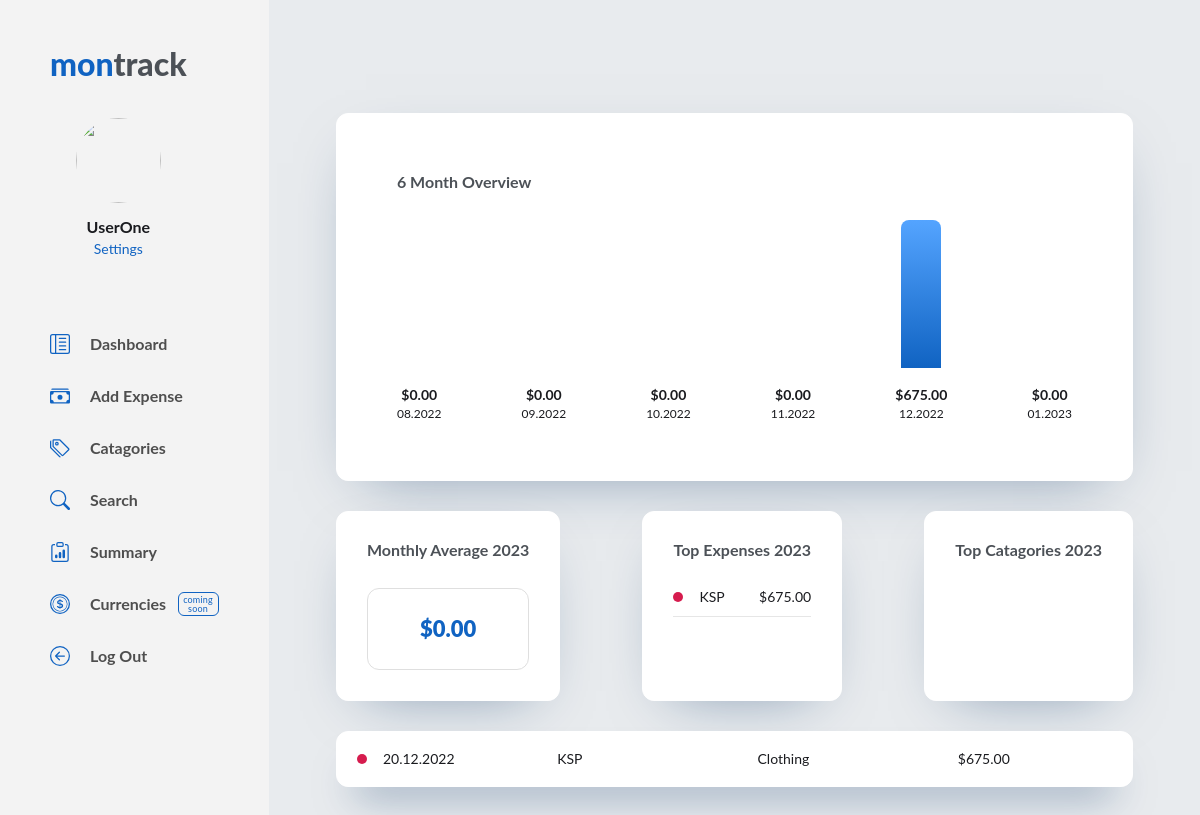
/ (signed in), run on the app's committed database.
### tables this page shows
CREATE TABLE users (
    user_id INTEGER PRIMARY KEY AUTOINCREMENT NOT NULL,
    fname TEXT NOT NULL,
    lname TEXT NOT NULL,
    username TEXT NOT NULL,
    email TEXT NOT NULL,
    hash TEXT NOT NULL
, image TEXT NOT NULL DEFAULT 'https://uploads-ssl.webflow.com/63987bd2db675b2f0fd5a56e/63987bd2db675bb88dd5a5a1_Icon%202.svg');

CREATE TABLE expenses (
    expense_id INTEGER PRIMARY KEY AUTOINCREMENT NOT NULL,
    user_id INTEGER NOT NULL,
    date DATE NOT NULL,
    shop TEXT NOT NULL,
    total NUMERIC NOT NULL,
    currency TEXT NOT NULL,
    category TEXT NOT NULL,
    description TEXT
);

CREATE TABLE categories (
    category_id INTEGER PRIMARY KEY AUTOINCREMENT NOT NULL,
    category TEXT UNIQE NOT NULL,
    color TEXT NOT NULL DEFAULT "#1063c2"
);

CREATE TABLE currencies (
    currency_id INTEGER PRIMARY KEY AUTOINCREMENT NOT NULL,
    country TEXT NOT NULL,
    currency TEXT NOT NULL,
    symbol TEXT NOT NULL
);

### app.py (the view)
@app.route("/")
@login_required
def index():
    user_id = session["user_id"]
    connect = sqlite3.connect("expenses.db")
    cursor = connect.cursor()
    cursor.execute("SELECT username FROM users WHERE user_id = ?", (user_id,))
    username = cursor.fetchone()[0]
    cursor.execute("SELECT image FROM users WHERE user_id = ?", (user_id,))
    userimage = cursor.fetchone()[0]
    year = str(datetime.now().year)
    cursor.execute("SELECT months.month, COALESCE(SUM(expenses.total), 0) AS total_sum, COALESCE(symbol, '$') AS symbol FROM (SELECT strftime('%m.%Y', date('now', 'start of month', '-5 months')) AS month UNION ALL SELECT strftime('%m.%Y', date('now', 'start of month', '-4 months')) UNION ALL SELECT strftime('%m.%Y', date('now', 'start of month', '-3 months')) UNION ALL SELECT strftime('%m.%Y', date('now', 'start of month', '-2 months')) UNION ALL SELECT strftime('%m.%Y', date('now', 'start of month', '-1 months')) UNION ALL SELECT strftime('%m.%Y', date('now', 'start of month')) ) AS months LEFT JOIN (SELECT * FROM expenses JOIN currencies ON expenses.currency = currencies.currency WHERE user_id = ?) expenses ON strftime('%m.%Y', expenses.date) = months.month GROUP BY months.month ORDER BY datetime(months.month, '+1 months')", (user_id,))
    six_months = cursor.fetchall()
    cursor.execute("SELECT COALESCE(SUM(expenses.total), 0) AS total_sum FROM (SELECT strftime('%m.%Y', date('now', 'start of month', '-5 months')) AS month UNION ALL SELECT strftime('%m.%Y', date('now', 'start of month', '-4 months')) UNION ALL SELECT strftime('%m.%Y', date('now', 'start of month', '-3 months')) UNION ALL SELECT strftime('%m.%Y', date('now', 'start of month', '-2 months')) UNION ALL SELECT strftime('%m.%Y', date('now', 'start of month', '-1 months')) UNION ALL SELECT strftime('%m.%Y', date('now', 'start of month')) ) AS months LEFT JOIN (SELECT * FROM expenses JOIN currencies ON expenses.currency = currencies.currency WHERE user_id = ?) expenses ON strftime('%m.%Y', expenses.date) = months.month GROUP BY months.month ORDER BY total_sum DESC LIMIT 1", (user_id,))
    max_month = cursor.fetchone()[0]
    cursor.execute("SELECT expenses.*, strftime('%d.%m.%Y', expenses.date) AS fdate, currencies.symbol, color FROM expenses JOIN currencies ON expenses.currency = currencies.currency JOIN categories ON expenses.category = categories.category WHERE expenses.user_id = ? ORDER BY date DESC LIMIT 5", (user_id,))
    expenses = cursor.fetchall()
    cursor.execute("SELECT shop, total, symbol, color FROM expenses JOIN currencies ON expenses.currency = currencies.currency JOIN categories ON expenses.category = categories.category WHERE user_id = ? ORDER BY total DESC LIMIT 5", (user_id,))
    top_expenses = cursor.fetchall()
    cursor.execute("SELECT user_id, strftime('%Y', date) AS year, SUM(total) AS total_sum, expenses.category, color, currencies.symbol FROM expenses JOIN categories ON expenses.category = categories.category JOIN currencies ON expenses.currency = currencies.currency WHERE user_id = ? AND strftime('%Y', date) = ? GROUP BY expenses.category ORDER BY total_sum DESC LIMIT 4", (user_id, year))
    top_categories = cursor.fetchall()
    cursor.execute("SELECT SUM(total) / (strftime('%m', 'now')) FROM expenses WHERE user_id = ? AND strftime('%Y', date) = ?", (user_id, year))
    monthly_average = None
    if monthly_average:
        monthly_average = cursor.fetchall()[0][0]
    else:
        monthly_average = 0
    print("monthly_average IS: ", end="")
    print(monthly_average)
    return render_template("index.html", username=username, userimage=userimage, year=year, six_months=six_months, max_month=max_month, expenses=expenses, top_expenses=top_expenses, top_categories=top_categories, monthly_average=monthly_average)

### helpers.py (called while the page is built)
def login_required(f):
    @wraps(f)
    def decorated_function(*args, **kwargs):
        if session.get("user_id") is None:
            return redirect("/login")
        return f(*args, **kwargs)
    return decorated_function

### templates/index.html (shortened to what this page needs)
{% extends "layout.html" %}
{% block body %}
<div class="body-center">
  <div class="body-index_top">
    <div class="dashboard_panel panel-shadow">
      <div class="dash_monthly">
        <div class="dash_title-small">6 Month Overview</div>
        <div class="dash_monthly-overview">
          {% for row in six_months %}
          <div class="month-wrapper">
            <div class="dash_monthly-column" value="{{ row[1] }}"></div>
            <div class="dash_monthly-text">
              <div class="dash_monthly-medium bold">{{ row[2] }}{{ "{:,.2f}".format(row[1]) }}</div>
              <div class="dash_monthly-small">{{ row[0] }}</div>
            </div>
          </div>
          {% endfor %}
        </div>
      </div>
    </div>
  </div>
    <div class="body-index_middle">
      <div class="dashboard_panel panel-shadow">
        <div class="dash_info-wrapper">
          <div class="dash_title-small">Monthly Average {{ year }}</div>
          <div class="dash_monthly-avg">
            <div class="monthly-avg_total">${{ "{:,.2f}".format(monthly_average) }}</div>
          </div>
        </div>
      </div>
      <div class="dashboard_panel panel-shadow">
        <div class="dash_info-wrapper">
          <div class="dash_title-small">Top Expenses {{ year }}</div>
          <div class="dash_middle-lists dash_text">
            {% for row in top_expenses %}
            <div class="d_middle-list_item">
              <div class="category-color_wrapper">
                <div class="catagory-color" style="background-color:{{ row[3] }}"></div>
                <div>{{ row[0] }}</div>
              </div>
              <div>{{ row[2] }}{{ "{:,.2f}".format(row[1]) }}</div>
            </div>
            {% endfor %}
          </div>
        </div>
      </div>
      <div class="dashboard_panel panel-shadow">
        <div class="dash_info-wrapper">
          <div class="dash_title-small">Top Catagories {{ year }}</div>
        </div>
      </div>
    </div>
    <div class="body-index_bottom">
      {% for row in expenses %}
        <div class="dashboard_panel bottom_latest panel-shadow_thin">
          <div class="latest-expenses_wrapper">
            <div class="category-color_wrapper">
              <div class="catagory-color" style="background-color:{{ row[10] }}"></div>
              <div id="latest_date" class="dash_text">{{ row[8] }}</div>
            </div>
            <div id="latest_shop" class="dash_text">{{ row[3] }}</div>
            <div id="latest_category" class="dash_text">{{ row[6] }}</div>
            <div id="latest_total" class="dash_text">{{ row[9] }}{{ "{:,.2f}".format(row[4]) }}</div>
          </div>
        </div>
      {% endfor %}
    </div>
  </div>
</div>
{% endblock %}

### templates/layout.html (shortened to what this page needs)
<head>
  <link href="/static/styles.css" rel="stylesheet">
</head>
<body>
  <main class="main-page">
    <div class="side-menu">
      <div class="side-menu_top">
        <a href="/" class="logo-link">mon<span class="logo-link_span">track</span></a>
        <div class="side-menu_user">
          <div class="sm_user-wrapper"><img src="{{ userimage }}" loading="lazy" alt="" class="user_profile-image">
            <div class="user_name">{{ username }}</div>
            <a href="/settings" class="sm_user-link" id="settings">Settings</a>
          </div>
        </div>
      </div>
      <div class="side-menu_links">
        <div class="sm_links-wrapper">
          <a href="/" aria-current="page" class="side-menu_link w-inline-block w--current">
            <div class="menu-svg w-embed"></div>
            <div>Dashboard</div>
          </a>
          <a href="/expenses" class="side-menu_link w-inline-block">
            <div class="menu-svg w-embed"></div>
            <div>Add Expense</div>
          </a>
          <a href="/categories" aria-current="page" class="side-menu_link w-inline-block w--current">
            <div class="menu-svg w-embed"></div>
            <div>Catagories</div>
          </a>
          <a href="/search" aria-current="page" class="side-menu_link w-inline-block w--current">
            <div class="menu-svg w-embed"></div>
            <div>Search</div>
          </a>
          <a href="/summary" aria-current="page" class="side-menu_link w-inline-block w--current">
            <div class="menu-svg w-embed"></div>
            <div>Summary</div>
          </a>
          <div class="sm_link-wrapper">
            <a aria-current="page" class="side-menu_link inactive-link w-inline-block w--current">
              <div class="menu-svg w-embed"></div>
              <div>Currencies</div>
            </a>
            <div class="label-coming">coming<br>soon</div>
          </div>
          <a href="/logout" aria-current="page" class="side-menu_link w-inline-block w--current">
            <div class="menu-svg w-embed"></div>
            <div>Log Out</div>
          </a>
        </div>
      </div>
    </div>
    <div class="page-body">
      {% block body %}{% endblock %}
    </main>
</body>

### data on the page
users: username "UserOne"
expenses: shop "KSP", symbol "$", total "675.00", row "20.12.2022", category "Clothing"

### other printed values
{{ row[2] }} "$" "$" "$" "$" "$" "$"
{{ "{:,.2f}".format(row[1]) }} "0.00" "0.00" "0.00" "0.00" "675.00" "0.00"
{{ row[0] }} "08.2022" "09.2022" "10.2022" "11.2022" "12.2022" "01.2023"
{{ "{:,.2f}".format(monthly_average) }} "0.00"
